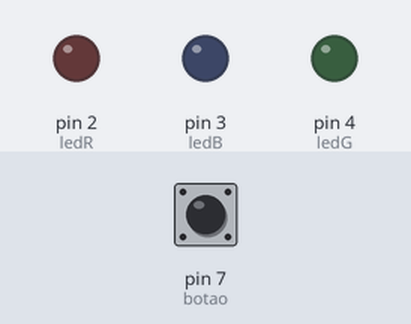
Bench run of a sketch on a simulated Arduino Uno, built with avr-gcc and run on an emulated ATmega328P. On the bench: output pins drawn as LEDs (lit = HIGH). Inputs (shaded band) come from the test bench; at power-on: pin 7 (botao) LOW.

Above: at 1.2 s.
1.3 s: pin 7 (botao) pulled HIGH for 0.15 s
At 1.9 s:
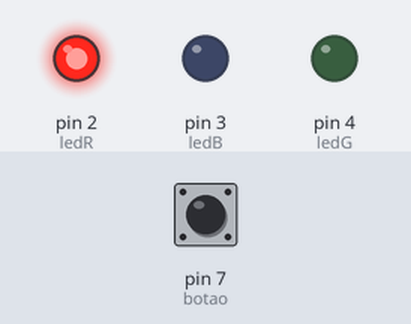
2.9 s: pin 7 (botao) pulled HIGH for 1 s
At 4.4 s:
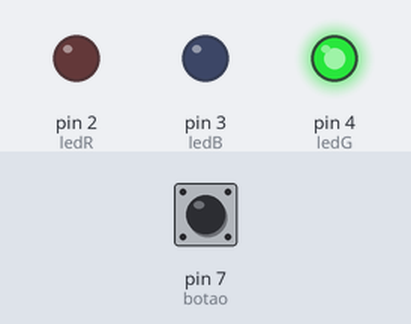
5.4 s: pin 7 (botao) pulled HIGH for 0.15 s
At 6.2 s:
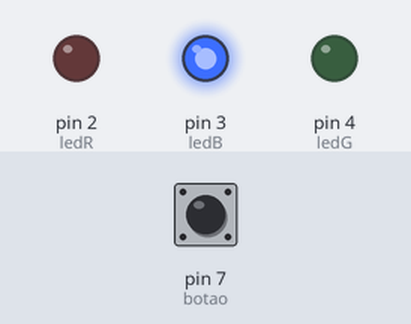
7.0 s: pin 7 (botao) pulled HIGH for 3.2 s
At 11.4 s:
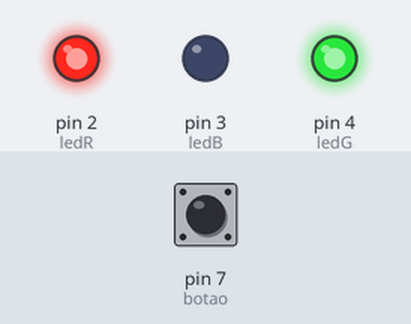
11.7 s: pin 7 (botao) pulled HIGH for 0.15 s
At 12.2 s:
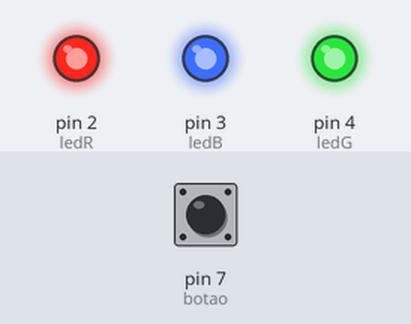
13.3 s: pin 7 (botao) pulled HIGH for 1 s
At 14.7 s:
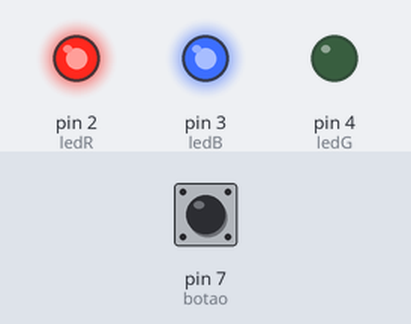
Timing chart, 0 to 16.3 s (numbered marks = the images above; inputs shaded):
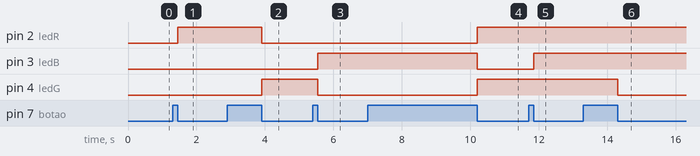

Measured:
- after the input at 1.3 s, pin 2 (ledR): LOW → HIGH after 0.15 s
- after the input at 2.9 s, pin 2 (ledR): HIGH → LOW after 1.0 s; pin 4 (ledG): LOW → HIGH after 1.0 s
- after the input at 5.4 s, pin 3 (ledB): LOW → HIGH after 0.15 s; pin 4 (ledG): HIGH → LOW after 0.15 s
- after the input at 7.0 s, pin 2 (ledR), pin 4 (ledG): LOW → HIGH after 3.2 s; pin 3 (ledB): HIGH → LOW after 3.2 s
- after the input at 11.7 s, pin 3 (ledB): LOW → HIGH after 0.15 s
- after the input at 13.3 s, pin 4 (ledG): HIGH → LOW after 1.0 s

The sketch:

Aula-08.ino
```cpp
#define ledR 2
#define ledG 4
#define ledB 3
#define botao 7
#define maximo 8

int btnclicado = 0;
int btnliberado = 0;
int ciclo = 0;

void vermelho(){
  digitalWrite(ledR, 1);
  digitalWrite(ledG, 0);
  digitalWrite(ledB, 0);
}
void verde(){
  digitalWrite(ledR, 0);
  digitalWrite(ledG, 1);
  digitalWrite(ledB, 0);
}
void azul(){
  digitalWrite(ledR, 0);
  digitalWrite(ledG, 0);
  digitalWrite(ledB, 1);
}
void branco(){
  digitalWrite(ledR, 1);
  digitalWrite(ledG, 1);
  digitalWrite(ledB, 1);
}
void amarelo(){
  digitalWrite(ledR,1);
  digitalWrite(ledB,0);
  digitalWrite(ledG,1);
}
void magenta(){
  digitalWrite(ledR,1);
  digitalWrite(ledB,1);
  digitalWrite(ledG,0);
}
void ciano(){
  digitalWrite(ledR,0);
  digitalWrite(ledB,1);
  digitalWrite(ledG,1);
}
void apagado(){
  digitalWrite(ledR,0);
  digitalWrite(ledB,0);
  digitalWrite(ledG,0);
}

void trocaLed(){
  if(ciclo == 0){
    vermelho();
  }else if(ciclo == 1){
    verde();
  }else if(ciclo == 2){
    azul();
  }else if(ciclo == 3){
    amarelo();
  }else if(ciclo == 4){
    branco();
  }else if(ciclo == 5){
    magenta();
  }else if(ciclo == 6){
    ciano();
  }else if(ciclo == 7){
    apagado();
  }
  ciclo++;
  if (ciclo>maximo-1){
    ciclo = 0;
  }
}

void verificaBtn(){
  if(digitalRead(botao)==HIGH){
    btnclicado = 1;
    btnliberado = 0;
  }else{
    btnliberado = 1;
  }
  if(btnclicado==1 and btnliberado == 1){
    btnliberado = 0;
    btnclicado = 0;
    trocaLed();
  }
}

void setup() {
  pinMode(ledR, OUTPUT);
  pinMode(ledG, OUTPUT);
  pinMode(ledB, OUTPUT);
  pinMode(botao, INPUT);
}

void loop() {
  verificaBtn();
}
```
